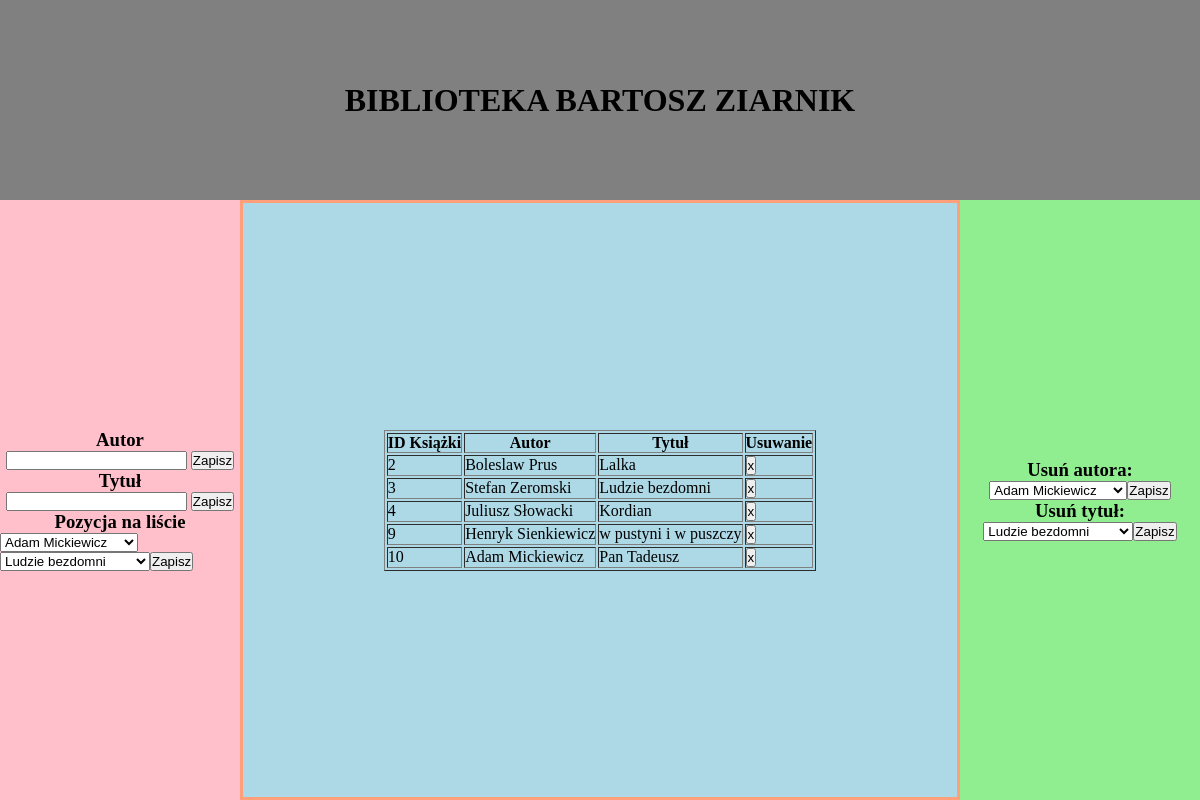
The page / on the database its author committed.
### tables this page shows
CREATE TABLE IF NOT EXISTS `krzyz` (
  `id_autor` int(11) NOT NULL,
  `id_tytul` int(11) NOT NULL,
  `id_krzyz` int(11) NOT NULL AUTO_INCREMENT,
  PRIMARY KEY (`id_krzyz`)
);

CREATE TABLE IF NOT EXISTS `autorzy` (
  `autor` text NOT NULL,
  `id_autor` int(11) NOT NULL AUTO_INCREMENT,
  PRIMARY KEY (`id_autor`),
  UNIQUE KEY `klucz` (`id_autor`) USING BTREE
);

CREATE TABLE IF NOT EXISTS `tytuly` (
  `tytul` text NOT NULL,
  `id_tytul` int(11) NOT NULL AUTO_INCREMENT,
  PRIMARY KEY (`id_tytul`),
  UNIQUE KEY `klucz2` (`id_tytul`)
);

### index.php (the view, shortened to what this page needs)
<!DOCTYPE html>
<html lang="en">
<head>
    <link rel="stylesheet" href="style.css">
</head>
<body>
    <div class="con">
    <div class="d">
            <?php
                $conn = new mysqli("localhost", "root", "", "library", "3308");
                $result4 = $conn->query("SELECT * FROM  autorzy");
                echo("<h3>Usuń autora:</h3>");
                echo("<form action='delete1.php' method='POST' >");
                echo("<select name='id_autor'>");
                while($row=$result4->fetch_assoc() ){
                    echo("<option value='".$row['id_autor']."'>".$row['autor']."</option>");
                }
                echo("</select>");
                echo("<input type='submit' value='Zapisz'>");
                echo("</form>");
                $result5 = $conn->query("SELECT * FROM tytuly");
                echo("<h3>Usuń tytuł:</h3>");
                echo("<form action='delete2.php' method='POST'  >");
                echo("<select name='id_tytul'>");
                while($row=$result5->fetch_assoc() ){
                    echo("<option value='".$row['id_tytul']."'>".$row['tytul']."</option>");
                }
                echo("</select>");
                echo("<input type='submit' value='Zapisz'>");
                echo("</form>");
            ?>
            </div>
    <div class="c">
          <h3>Autor</h3>
          <form action="insert1.php" method="post">
              <input type="text" name="autor" >
              <input type="submit" value="Zapisz">
          </form>
          <h3>Tytuł</h3>
          <form action="insert2.php" method="post" >
              <input type="text" name="tytul" >
              <input type="submit" value="Zapisz">
              </form>
              <h3>Pozycja na liście</h3>
         <?php
         $conn = new mysqli("localhost", "root", "", "library", "3308");
           $result2 = $conn->query("SELECT * FROM autorzy");
           echo("<form action='insert3.php' method='POST'  >");
           echo("<select name='auts'>");
           while($row=$result2->fetch_assoc() ){
           echo("<option value='".$row['id_autor']."'>".$row['autor']."</option>");
           }
           echo("</select>");
           $result3 = $conn->query("SELECT * FROM tytuly");
           echo("<select name='tyts'>");
           while($row=$result3->fetch_assoc() ){
           echo("<option value='".$row['id_tytul']."'>".$row['tytul']."</option>");
           }
           echo("</select>");
           echo("<input type='submit' value='Zapisz'>");
           echo("</form>");
         ?>
  </div>
        <div class="a"><h1>BIBLIOTEKA BARTOSZ ZIARNIK</h1></div>
        <div class="b">
          <?php
           $conn = new mysqli("localhost", "root", "", "library", "3308");
           $result1 = $conn->query("SELECT id_krzyz, autor, tytul FROM krzyz, autorzy, tytuly WHERE krzyz.id_autor=autorzy.id_autor AND krzyz.id_tytul=tytuly.id_tytul");
           echo("<table class='tabelka' border=1");
           echo("<tr>
           <th>ID Książki</th>
           <th>Autor</th>
           <th>Tytuł</th>
           <th>Usuwanie</th>
           </tr>");
           while($row=$result1->fetch_assoc() ){
               echo("<tr>");
               echo("<td>".$row['id_krzyz']."</td>");
               echo("<td>".$row['autor']."</td>");
               echo("<td>".$row['tytul']."</td>");
               echo("<td>
               <form action='delete.php' method='post'>
                   <input type='hidden' name='id' value='".$row['id_krzyz']."'>
                   <input type='submit' value='x'>
               </form>
                      </td>");
               echo("</tr>");
           }
          ?>
        </div>
    </div>
</body>
</html>

### style.css (style rules this page uses)
* { margin: 0; padding: 0; }
.con { background: lightsalmon; display:grid; height: 100vh; grid-template-columns: 1fr 3fr 1fr; grid-template-rows: 1fr 2fr 1fr; grid-template-areas: "a a a" "c b d" "c b d"; }
.a { grid-area: a; background: grey; display:flex; justify-content: center; align-items: center; }
.b { display: flex; justify-content: center; align-items: center; margin:3px; grid-area: b; background: lightblue; }
.c { grid-area: c; background: pink; display: flex; justify-content: center; align-items: center; flex-direction: column; }
.d { grid-area: d; background: lightgreen; display: flex; justify-content: center; align-items: center; flex-direction: column; }

### rows shown on the page
krzyz: id_krzyz "2", id_autor.autor "Boleslaw Prus", id_tytul.tytul "Lalka"
krzyz: id_krzyz "3", id_autor.autor "Stefan Zeromski", id_tytul.tytul "Ludzie bezdomni"
krzyz: id_krzyz "4", id_autor.autor "Juliusz Słowacki", id_tytul.tytul "Kordian"
krzyz: id_krzyz "9", id_autor.autor "Henryk Sienkiewicz", id_tytul.tytul "w pustyni i w puszczy"
krzyz: id_krzyz "10", id_autor.autor "Adam Mickiewicz", id_tytul.tytul "Pan Tadeusz"

### other values the page prints
form field id_autor "Adam Mickiewicz"
form field id_tytul "Ludzie bezdomni"
form field auts "Adam Mickiewicz"
form field tyts "Ludzie bezdomni"
